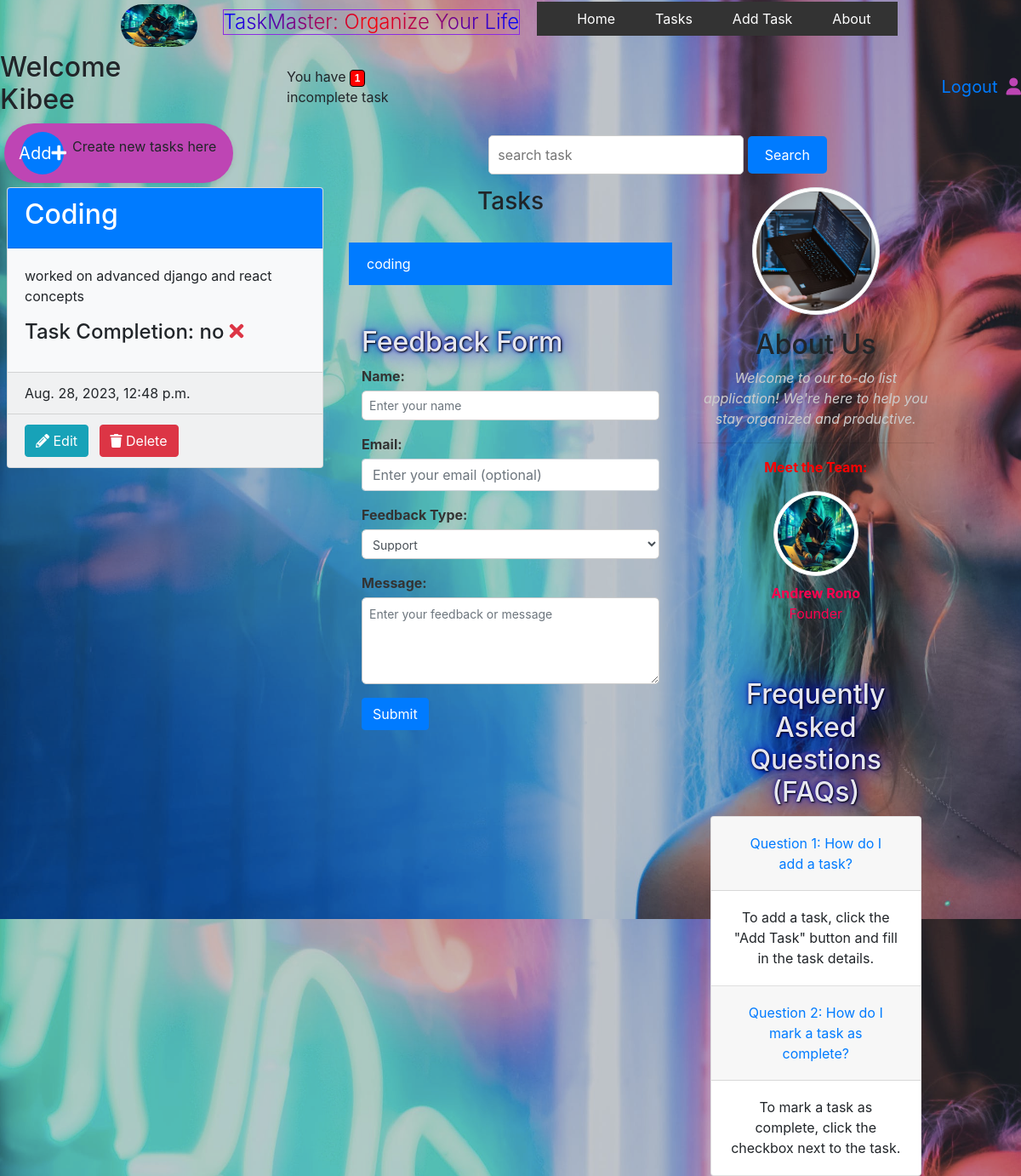
/ (signed in), run on the app's committed database.
### ToDo/models.py (models this page shows, shortened)
class Task(models.Model):
    user = models.ForeignKey(User, on_delete=models.CASCADE)
    title = models.CharField(max_length=100)
    description = models.TextField(blank=True,null=True)
    complete = models.BooleanField(default=False)
    completion_date = models.DateTimeField(blank=True, null=True)
    created = models.DateTimeField(auto_now_add=True)
    class Meta:
        ordering = ['complete']

### ToDo/views.py (the view)
# urls.py: path('', views.TaskList.as_view(), name='tasks'),
class TaskList(LoginRequiredMixin, ListView):
    model = Task
    context_object_name = 'tasks'
    def get_context_data(self, **kwargs):
        context = super().get_context_data(**kwargs)
        context['tasks'] =  context['tasks'] .filter(user = self.request.user)
        context ['count'] = context['tasks'].filter(complete=False).count()
        search_input = self.request.GET.get('search-area') or ''
        if search_input:
            context['tasks'] = context['tasks'].filter(
                title__icontains=search_input)
        context['search_input'] = search_input
        return context

### ToDo/templates/ToDo/task_list.html (shortened to what this page needs)
{% load static %}
{% load bootstrap4 %}
<link rel="stylesheet" href="{% static 'styles.css' %}">
<link rel="stylesheet" href="https://stackpath.bootstrapcdn.com/bootstrap/4.5.2/css/bootstrap.min.css">
<link rel="stylesheet" href="https://cdnjs.cloudflare.com/ajax/libs/font-awesome/5.15.3/css/all.min.css">
<link rel="stylesheet" href="{% static 'bootstrap.min.css' %}">
{% block content %}
<div class="header">
    <img src="{% static 'images/logo.png' %}">
    <h3 class="radial-text">TaskMaster: Organize Your Life </h3>
    <nav>
        <ul class="navbar" id="side-menu">
            <li><a href="/">Home</a></li>
            <li><a href="#tasks">Tasks</a></li>
            <li><a href="#add-task">Add Task</a></li>
            <li><a href="#about">About</a></li>
        </ul>
    </nav>
</div>
<div class="container-1">
    {% if request.user.is_authenticated %}
    <h2>Welcome {{request.user |title}} </h2>
    <span>You have <small  class="badge">{{count}}</small> incomplete task{{ count|pluralize:"s" }}</span>
    </i><a href="{% url 'logout' %}">Logout</a><i class="fa-solid fa-user"></i>
    {% else %}
    <a href="{% url 'login' %}">Login</a>
    {% endif%}
</div>
<div class="second-row">
    <div class="fab-container" id="add-task">
        <a href="{% url 'task-create' %}" class="add-activity-fab">Add
            <i class="fas fa-plus"></i>
        </a><p>Create new tasks here</p>
    </div>
    <form class="search-form" method="GET">
        <input class="search-input" type="text" name="search-area" value="{{search_input}}" placeholder="search task">
        <input class="search-button" type="submit" value="Search">
    </form>
</div>
<div class="row">
    <div class="col-md-4">
        <div class="tasks-container">
            {% for task in tasks%}
            <div class="card bg-light mb-4 ml-2">
                <div class="card-header  bg-primary text-white">
                    <h2>{{task.title|title}}</h2>
                </div>
                <div class="card-body">
                    <p class="card-text">{{ task.description }}</p>
                    <h4 class="card-title">Task Completion:
                        {% if task.complete %}
                        {{task.complete|yesno}}
                            <i class="fas fa-check text-success"></i>
                            {% else %}
                            {{task.complete|yesno}}
                            <i class="fas fa-times text-danger"></i>
                        {% endif %}
                    </h4>
                </div>
                <div class="card-footer">
                    {{task.created}}
                </div>
                <div class="card-footer">
                        <div class="button">
                            <a href="{% url 'task-update' task.id %}" class="btn btn-info mr-2">
                                <i class="fas fa-pencil-alt"></i> Edit
                            </a>
                            <a href="{% url 'task-delete' task.id %}" class="btn btn-danger">
                                <i class="fas fa-trash"></i> Delete
                            </a>
                        </div>
                </div>
            </div>
            {% endfor %}
        </div>
    </div>
    <div class="col-md-4 my-carousel-item" id="tasks">
        <h3>Tasks</h3>
        {% for task in tasks %}
        <br>
        {% if task.complete %}
            <ul class="list-group" >
                <li class="list-group-item disabled">
                    <a href="{% url 'task-update' task.id %} " id="task-complete">{{ task.title }}</a>
                </li>
            </ul>
        {% else %}
            <ul class="list-group">
                <li>
                    <a href="{% url 'task-update' task.id %}" class="list-group-item list-group-item-action active">
                        {{ task.title }}
                    </a>
                </li>
            </ul>
        {% endif %}
    {% endfor %}
    <div class="container mt-5">
        <h2>Feedback Form</h2>
        <form>
            <div class="form-group">
                <label for="name">Name:</label>
                <input type="text" class="form-control" id="name" placeholder="Enter your name">
            </div>
            <div class="form-group">
                <label for="email">Email:</label>
                <input type="email" class="form-control" id="email" placeholder="Enter your email (optional)">
            </div>
            <div class="form-group">
                <label for="feedbackType">Feedback Type:</label>
                <select class="form-control" id="feedbackType">
                    <option>Support</option>
                </select>
            </div>
            <div class="form-group">
                <label for="message">Message:</label>
                <textarea class="form-control" id="message" rows="4" placeholder="Enter your feedback or message"></textarea>
            </div>
            <button type="submit" class="btn btn-primary">Submit</button>
        </form>
    </div>
</div>
<div class="col-md-3 text-center" id="about">
    <img src="{% static 'images/about.png' %}" alt="..." class="img-thumbnail rounded-circle" style="width: 150px; height: 150px;">
    <h2 class="mt-3">About Us</h2>
    <p class="font-italic">Welcome to our to-do list application! We're here to help you stay organized and productive.</p>
    <hr>
    <p class="font-weight-bold">Meet the Team:</p>
    <div class="row">
        <div class="col-md-12">
            <img src="{% static 'images/logo.png' %}" alt="Team Member 1" class="img-thumbnail rounded-circle" style="width: 100px; height: 100px;">
            <p class="mt-2 author-name"><strong>Andrew Rono</strong><br>Founder</p>
        </div>
    </div>
    <div class="container mt-5">
        <h2>Frequently Asked Questions (FAQs)</h2>
        <div class="accordion" id="faqAccordion">
            <div class="card">
                <div class="card-header" id="faqHeading1">
                    <h5 class="mb-0">
                        <button class="btn btn-link" id="button" type="button" data-toggle="collapse" data-target="#faqCollapse1" aria-expanded="true" aria-controls="faqCollapse1">
                            Question 1: How do I add a task?
                        </button>
                    </h5>
                </div>
                <div id="faqCollapse1" class="collapse show" aria-labelledby="faqHeading1" data-parent="#faqAccordion">
                    <div class="card-body">
                        To add a task, click the "Add Task" button and fill in the task details.
                    </div>
                </div>
            </div>
            <div class="card">
                <div class="card-header" id="faqHeading1">
                    <h5 class="mb-0">
                        <button class="btn btn-link" id="button" type="button" data-toggle="collapse" data-target="#faqCollapse1" aria-expanded="true" aria-controls="faqCollapse1">
                            Question 2: How do I mark a task as complete?
                        </button>
                    </h5>
                </div>
                <div id="faqCollapse1" class="collapse show" aria-labelledby="faqHeading1" data-parent="#faqAccordion">
                    <div class="card-body">
                        To mark a task as complete, click the checkbox next to the task.
                    </div>
                </div>
            </div>
        </div>
    </div>
</div>
</div>
{% endblock %}

### ToDo/static/styles.css (style rules this page uses)
.header { text-align: center; display: flex; padding: 30px; align-items: center; justify-content: center; height: 25px; margin-top: 0px; margin-right: 3px; }
.header img { width: 90px; height: 50px; border-radius: 50px; margin-right: 30px; }
.radial-text { font-size: 24px; font-weight: 300; background: radial-gradient(circle, #ff0000, #0000ff); background-clip: text; -webkit-background-clip: text; color: transparent; display: inline-block; border: 1px solid blueviolet; box-shadow: #0000ff; box-sizing: border-box; }
.navbar { margin-left: 20px; background-color: #333; list-style-type: none; padding: 0; overflow: hidden; }
.navbar li { list-style: none; margin-left: 15px; float: right; }
.navbar li a { display: block; color: white; text-align: center; padding: 0px 16px; text-decoration: none; }
.container-1 { display:flex; align-items: center; }
.container h2 { color: #e6e6ee; text-shadow: 1px 1px 2px black, 0 0 25px blue, 0 0 5px darkblue; }
.container-1 span { margin-left: 150px; }
.container-1 a { float: right; padding-left:600px; font-size: 20px; }
.fa-solid { font-size: 20px; color: #be45b4; margin-left: 10px; }
.badge { background-color: red; color: white; padding: 4px 8px; text-align: center; border-radius: 5px; font-size: 16px; font-family: Arial, sans-serif; border: 1px solid black; }
#tasks h3 { text-shadow: 1px solid #333; justify-content: center; text-align: center; }
.form-control { width: 100%; padding: 10px; margin-bottom: 10px; border: 1px solid #ccc; border-radius: 5px; }
.second-row { display: flex; align-items: center; flex-basis: 60%; }
.search-form { justify-content: center; text-align: center; margin-top: 10px; margin-bottom: 10px; }
.search-input { padding: 10px; border: 1px solid #ccc; border-radius: 5px; font-size: 16px; width: 300px; margin-left: 300px; }
.search-button { padding: 10px 20px; background-color: #007bff; color: white; border: none; border-radius: 5px; font-size: 16px; cursor: pointer; }
.fab-container { margin-bottom: 5px; margin-left: 5px; bottom: 20px; right: 20px; display: flex; align-items: center; background-color: #be45b4; border-radius: 50px; padding: 10px 20px; box-shadow: 0px 2px 6px rgba(0, 0, 0, 0.1); }
.add-activity-fab { display: flex; align-items: center; justify-content: center; width: 50px; height: 50px; background-color: #007BFF; color: #fff; border-radius: 70%; font-size: 20px; text-decoration: none; margin-right: 10px; transition: background-color 0.3s ease; }
.form-group { margin-bottom: 15px; }
.form-group label { display: block; margin-bottom: 5px; font-weight: bold; color: #333; }
.form-group input[type="text"], .form-group textarea, .form-group select { width: 100%; padding: 8px; border: 1px solid #ccc; border-radius: 5px; font-size: 14px; }
.list-group li { list-style: none; }
.font-italic { color: #ccc; }
.author-name { color: #ff004f; }
.font-weight-bold { color: #ff0000; }

### data on the page
Task: title "Coding", description "worked on advanced django and react concepts", complete "no", created "Aug. 28, 2023, 12:48 p.m.", title "coding"

### other printed values
{{ request.user |title }} "Kibee"
{{ count }} "1"
